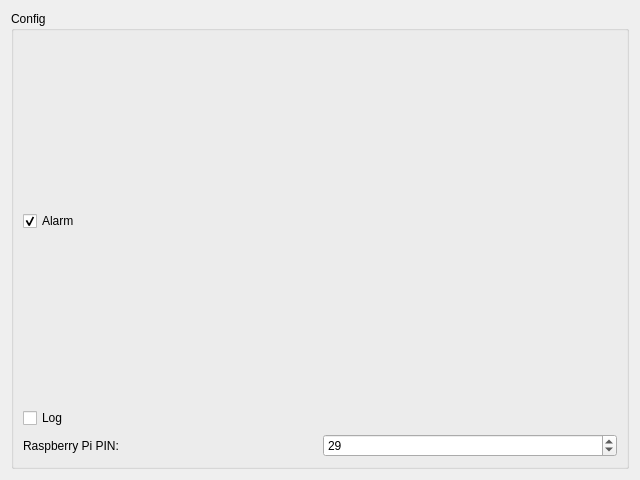
<?xml version="1.0" encoding="UTF-8"?>
<ui version="4.0">
 <class>RpiPirWidget</class>
 <widget class="QWidget" name="RpiPirWidget">
  <property name="geometry">
   <rect>
    <x>0</x>
    <y>0</y>
    <width>640</width>
    <height>480</height>
   </rect>
  </property>
  <property name="windowTitle">
   <string>Form</string>
  </property>
  <layout class="QGridLayout" name="gridLayout">
   <item row="0" column="0">
    <widget class="QGroupBox" name="groupBox">
     <property name="title">
      <string>Config</string>
     </property>
     <layout class="QGridLayout" name="gridLayout_2">
      <item row="0" column="0" rowspan="2" colspan="2">
       <widget class="QCheckBox" name="alarmCheckBox">
        <property name="text">
         <string>Alarm</string>
        </property>
        <property name="checked">
         <bool>true</bool>
        </property>
       </widget>
      </item>
      <item row="2" column="0">
       <widget class="QCheckBox" name="logCheckBox">
        <property name="text">
         <string>Log</string>
        </property>
       </widget>
      </item>
      <item row="3" column="0">
       <widget class="QLabel" name="label">
        <property name="text">
         <string>Raspberry Pi PIN:</string>
        </property>
       </widget>
      </item>
      <item row="3" column="1">
       <widget class="QSpinBox" name="pinSpinBox">
        <property name="maximum">
         <number>40</number>
        </property>
        <property name="value">
         <number>29</number>
        </property>
       </widget>
      </item>
     </layout>
    </widget>
   </item>
  </layout>
 </widget>
 <resources/>
 <connections/>
</ui>
